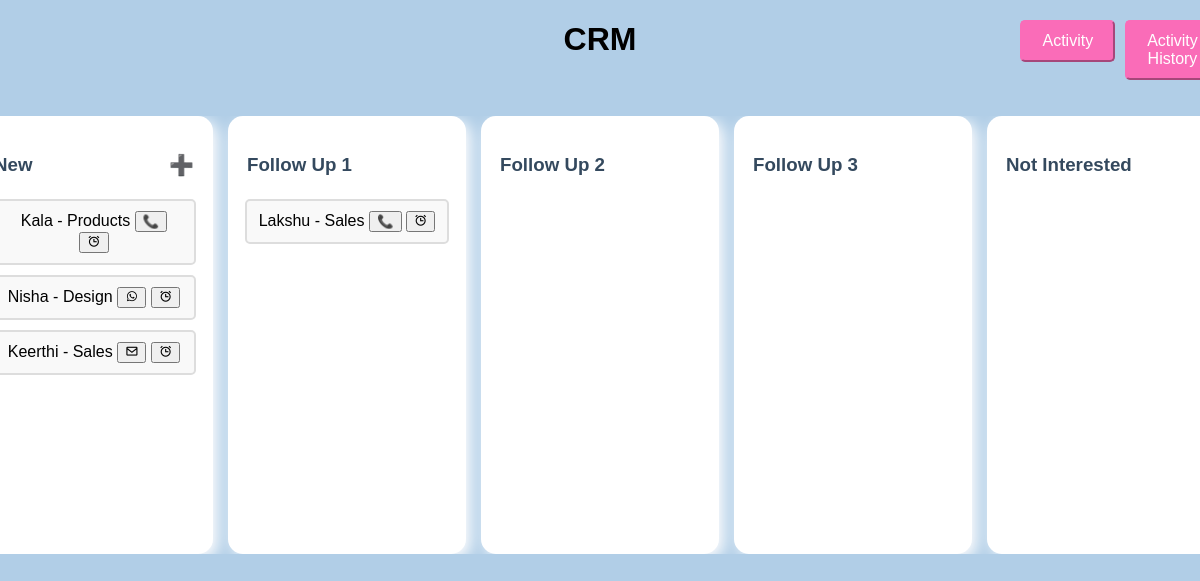
The page / on the database its author committed.
### firstapp/models.py (models this page shows)
class Customer(models.Model):
    STATUS_CHOICES = [
        ("new", "New"),
        ("Follow_up_1", "Follow Up 1"),
        ("Follow_up_2", "Follow Up 2"),
        ("Follow_up_3", "Follow Up 3"),
        ("not_interested", "Not Interested"),
    ]
    ACTIVITY_CHOICES = [
        ("", "No Activity"),
        ("call", "Call"),
        ("email", "Email"),
        ("whatsapp", "Whatsapp"),
    ]
    name = models.CharField(max_length=255)
    contact = models.CharField(max_length=20)
    email = models.EmailField()
    opportunity = models.CharField(max_length=255)
    date = models.DateField(default=date.today)
    status = models.CharField(max_length=20, choices=STATUS_CHOICES, default="new")
    activity = models.CharField(max_length=20, choices=ACTIVITY_CHOICES, blank=True)

### firstapp/views.py (the view)
# urls.py: path("", views.crm_dashboard, name="index"),
def crm_dashboard(request):
    raw_statuses = ["new", "Follow_up_1", "Follow_up_2", "Follow_up_3", "not_interested"]
    statuses = {status: status.replace("_", " ").title() for status in raw_statuses}
    customers = Customer.objects.all()
    selected_customer_id = request.GET.get("customer_id")
    selected_customer = None
    if selected_customer_id:
        selected_customer = get_object_or_404(Customer, id=selected_customer_id)
    for customer in customers:
        customer.status_display = statuses.get(customer.status, customer.status)
    return render(request, "index.html", {
        "statuses": statuses.values(),
        "customers": customers,
        "selected_customer": selected_customer,
    })

### firstapp/templates/index.html (shortened to what this page needs)
<!DOCTYPE html>
<html lang="en">
<head>
    <link rel="stylesheet" href="https://unpkg.com/boxicons@2.1.4/css/boxicons.min.css">
</head>
<body>
    <h1>CRM</h1>
    <div class="activity-style">
        <a href="{% url 'customer_schedule' %}">
            <button  class="activity-btn">Activity</button>
        </a>
        <a href="expired_activities">
            <button class="activity-btn">Activity History</button>
        </a>
    </div>
        <br><BR>
    <div class="container">
        {% for status in statuses %}
            <div class="column" id="{{ status }}" ondragover="allowDrop(event)" ondrop="drop(event, '{{ status }}')">
                <div class="column-header">
                <h3>{{ status }}</h3>
                {% if status == "New" %}
                      <span class="add-button" onclick="openCustomerModal()">➕</span>
                {% endif %}
                </div>
                {% for customer in customers %}
                    {% if customer.status_display == status %}
                    <div class="customer-card"   id="customer-{{ customer.id }}"
                        draggable="true" data-id="{{ customer.id }}" ondragstart="drag(event)">
                        <a href="{% url 'customer_details' customer.id %}" style="text-decoration: none; color: black;">
                            {{ customer.name }} - {{ customer.opportunity }}
                        </a>
                        <span class="activity-icon">
                            {% if customer.activity == "call" %}
                                <button onclick="makeCall('{{ customer.contact }}')">📞</button>
                            {% elif customer.activity == "email" %}
                                <button onclick="openEmailModal()"><i class='bx bx-envelope'></i></button>
                            {% elif customer.activity == "whatsapp" %}
                                <button onclick="openWhatsAppChat('{{ customer.contact }}')"><i class='bx bxl-whatsapp'></i></button>
                            {% endif %}
                        </span>
                        <button onclick="openScheduleModal('{{ customer.id }}')">
                            <i class='bx bx-alarm'></i>
                        </button>
                    </div>
                    {% endif %}
                {% endfor %}
            </div>
        {% endfor %}
    </div>
</body>
</html>

### firstapp/templates/index.html (style rules this page uses)
body { font-family: Arial, sans-serif; text-align: center; background-color: #b1cee7; margin: 0; padding: 0; }
.container { display: flex; gap: 15px; justify-content: center; align-items: flex-start; flex-wrap: nowrap; overflow-x: auto; }
.column { min-width: 200px; max-width: 150px; width: 95%; min-height: 400px; padding: 19px; border-radius: 15px; background-color: #ffffff; text-align: center; display: flex; flex-direction: column; align-items: center; word-wrap: break-word; white-space: normal; box-shadow: 5px 5px 15px rgb(255, 254, 254); transition: all 0.4s ease-in-out; }
.column h3 { text-align: center; color: #34495e; }
.customer-card { padding: 10px; margin: 5px; background: rgb(94, 201, 237); cursor: grab; border-radius: 5px; width: 90%; text-align: center; word-wrap: break-word; white-space: normal; }
.add-button { cursor: pointer; font-size: 20px; margin-left: 10px; }
.customer-card { border: 2px solid #ddd; padding: 10px; border-radius: 5px; background: #f9f9f9; transition: 0.3s; }
.column-header { display: flex; justify-content: space-between; align-items: center; width: 100%; }
.add-button { font-size: 20px; cursor: pointer; margin-left: 10px; }
.activity-style { position: absolute; top: 20px; margin-left: 27cm; flex-direction: row; display: flex; gap: 10px; }
.activity-style button { padding: 10px 20px; font-size: 16px; cursor: pointer; background-color: #fa6cb8; color: white; border-radius: 5px; border-color: #fa6cb8; }

### rows shown on the page
Customer: name "Kala", opportunity "Products"
Customer: name "Nisha", opportunity "Design"
Customer: name "Keerthi", opportunity "Sales", activity "email" (drawn)
Customer: name "Lakshu", opportunity "Sales"

### other values the page prints
{{ status }} "Follow Up 1" "Follow Up 2" "Follow Up 3" "Not Interested"
